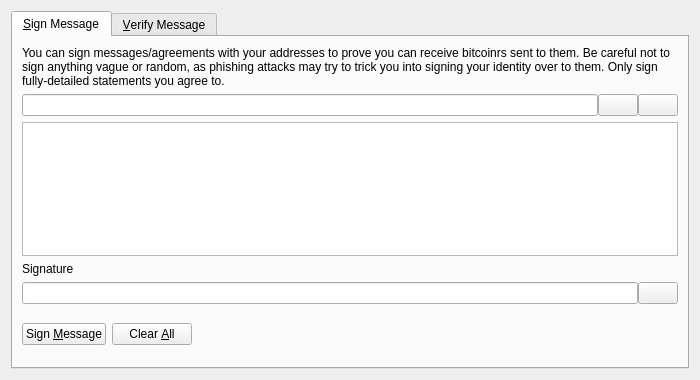
<?xml version="1.0" encoding="UTF-8"?>
<ui version="4.0">
 <class>SignVerifyMessageDialog</class>
 <widget class="QDialog" name="SignVerifyMessageDialog">
  <property name="geometry">
   <rect>
    <x>0</x>
    <y>0</y>
    <width>700</width>
    <height>380</height>
   </rect>
  </property>
  <property name="windowTitle">
   <string>Signatures - Sign / Verify a Message</string>
  </property>
  <property name="modal">
   <bool>true</bool>
  </property>
  <layout class="QVBoxLayout" name="verticalLayout">
   <item>
    <widget class="QTabWidget" name="tabWidget">
     <property name="currentIndex">
      <number>0</number>
     </property>
     <widget class="QWidget" name="tabSignMessage">
      <attribute name="title">
       <string>&amp;Sign Message</string>
      </attribute>
      <layout class="QVBoxLayout" name="verticalLayout_SM">
       <item>
        <widget class="QLabel" name="infoLabel_SM">
         <property name="text">
          <string>You can sign messages/agreements with your addresses to prove you can receive bitcoinrs sent to them. Be careful not to sign anything vague or random, as phishing attacks may try to trick you into signing your identity over to them. Only sign fully-detailed statements you agree to.</string>
         </property>
         <property name="textFormat">
          <enum>Qt::PlainText</enum>
         </property>
         <property name="wordWrap">
          <bool>true</bool>
         </property>
        </widget>
       </item>
       <item>
        <layout class="QHBoxLayout" name="horizontalLayout_1_SM">
         <property name="spacing">
          <number>0</number>
         </property>
         <item>
          <widget class="QValidatedLineEdit" name="addressIn_SM">
           <property name="toolTip">
            <string>The bitcoinR address to sign the message with</string>
           </property>
          </widget>
         </item>
         <item>
          <widget class="QPushButton" name="addressBookButton_SM">
           <property name="toolTip">
            <string>Choose previously used address</string>
           </property>
           <property name="text">
            <string/>
           </property>
           <property name="icon">
            <iconset resource="../bitcoinr.qrc">
             <normaloff>:/icons/address-book</normaloff>:/icons/address-book</iconset>
           </property>
           <property name="shortcut">
            <string>Alt+A</string>
           </property>
           <property name="autoDefault">
            <bool>false</bool>
           </property>
          </widget>
         </item>
         <item>
          <widget class="QPushButton" name="pasteButton_SM">
           <property name="toolTip">
            <string>Paste address from clipboard</string>
           </property>
           <property name="text">
            <string/>
           </property>
           <property name="icon">
            <iconset resource="../bitcoinr.qrc">
             <normaloff>:/icons/editpaste</normaloff>:/icons/editpaste</iconset>
           </property>
           <property name="shortcut">
            <string>Alt+P</string>
           </property>
           <property name="autoDefault">
            <bool>false</bool>
           </property>
          </widget>
         </item>
        </layout>
       </item>
       <item>
        <widget class="QPlainTextEdit" name="messageIn_SM">
         <property name="toolTip">
          <string>Enter the message you want to sign here</string>
         </property>
        </widget>
       </item>
       <item>
        <widget class="QLabel" name="signatureLabel_SM">
         <property name="text">
          <string>Signature</string>
         </property>
         <property name="textFormat">
          <enum>Qt::PlainText</enum>
         </property>
        </widget>
       </item>
       <item>
        <layout class="QHBoxLayout" name="horizontalLayout_2_SM">
         <property name="spacing">
          <number>0</number>
         </property>
         <item>
          <widget class="QLineEdit" name="signatureOut_SM">
           <property name="font">
            <font>
             <italic>true</italic>
            </font>
           </property>
           <property name="readOnly">
            <bool>true</bool>
           </property>
          </widget>
         </item>
         <item>
          <widget class="QPushButton" name="copySignatureButton_SM">
           <property name="toolTip">
            <string>Copy the current signature to the system clipboard</string>
           </property>
           <property name="text">
            <string/>
           </property>
           <property name="icon">
            <iconset resource="../bitcoinr.qrc">
             <normaloff>:/icons/editcopy</normaloff>:/icons/editcopy</iconset>
           </property>
           <property name="autoDefault">
            <bool>false</bool>
           </property>
          </widget>
         </item>
        </layout>
       </item>
       <item>
        <layout class="QHBoxLayout" name="horizontalLayout_3_SM">
         <item>
          <widget class="QPushButton" name="signMessageButton_SM">
           <property name="toolTip">
            <string>Sign the message to prove you own this bitcoinR address</string>
           </property>
           <property name="text">
            <string>Sign &amp;Message</string>
           </property>
           <property name="icon">
            <iconset resource="../bitcoinr.qrc">
             <normaloff>:/icons/edit</normaloff>:/icons/edit</iconset>
           </property>
           <property name="autoDefault">
            <bool>false</bool>
           </property>
          </widget>
         </item>
         <item>
          <widget class="QPushButton" name="clearButton_SM">
           <property name="toolTip">
            <string>Reset all sign message fields</string>
           </property>
           <property name="text">
            <string>Clear &amp;All</string>
           </property>
           <property name="icon">
            <iconset resource="../bitcoinr.qrc">
             <normaloff>:/icons/remove</normaloff>:/icons/remove</iconset>
           </property>
           <property name="autoDefault">
            <bool>false</bool>
           </property>
          </widget>
         </item>
         <item>
          <spacer name="horizontalSpacer_1_SM">
           <property name="orientation">
            <enum>Qt::Horizontal</enum>
           </property>
           <property name="sizeHint" stdset="0">
            <size>
             <width>40</width>
             <height>48</height>
            </size>
           </property>
          </spacer>
         </item>
         <item>
          <widget class="QLabel" name="statusLabel_SM">
           <property name="font">
            <font>
             <weight>75</weight>
             <bold>true</bold>
            </font>
           </property>
           <property name="text">
            <string/>
           </property>
           <property name="wordWrap">
            <bool>true</bool>
           </property>
          </widget>
         </item>
         <item>
          <spacer name="horizontalSpacer_2_SM">
           <property name="orientation">
            <enum>Qt::Horizontal</enum>
           </property>
           <property name="sizeHint" stdset="0">
            <size>
             <width>40</width>
             <height>48</height>
            </size>
           </property>
          </spacer>
         </item>
        </layout>
       </item>
      </layout>
     </widget>
     <widget class="QWidget" name="tabVerifyMessage">
      <attribute name="title">
       <string>&amp;Verify Message</string>
      </attribute>
      <layout class="QVBoxLayout" name="verticalLayout_VM">
       <item>
        <widget class="QLabel" name="infoLabel_VM">
         <property name="text">
          <string>Enter the receiver's address, message (ensure you copy line breaks, spaces, tabs, etc. exactly) and signature below to verify the message. Be careful not to read more into the signature than what is in the signed message itself, to avoid being tricked by a man-in-the-middle attack. Note that this only proves the signing party receives with the address, it cannot prove sendership of any transaction!</string>
         </property>
         <property name="textFormat">
          <enum>Qt::PlainText</enum>
         </property>
         <property name="alignment">
          <set>Qt::AlignLeading|Qt::AlignLeft|Qt::AlignTop</set>
         </property>
         <property name="wordWrap">
          <bool>true</bool>
         </property>
        </widget>
       </item>
       <item>
        <layout class="QHBoxLayout" name="horizontalLayout_1_VM">
         <property name="spacing">
          <number>0</number>
         </property>
         <item>
          <widget class="QValidatedLineEdit" name="addressIn_VM">
           <property name="toolTip">
            <string>The bitcoinR address the message was signed with</string>
           </property>
          </widget>
         </item>
         <item>
          <widget class="QPushButton" name="addressBookButton_VM">
           <property name="toolTip">
            <string>Choose previously used address</string>
           </property>
           <property name="text">
            <string/>
           </property>
           <property name="icon">
            <iconset resource="../bitcoinr.qrc">
             <normaloff>:/icons/address-book</normaloff>:/icons/address-book</iconset>
           </property>
           <property name="shortcut">
            <string>Alt+A</string>
           </property>
           <property name="autoDefault">
            <bool>false</bool>
           </property>
          </widget>
         </item>
        </layout>
       </item>
       <item>
        <widget class="QPlainTextEdit" name="messageIn_VM"/>
       </item>
       <item>
        <widget class="QValidatedLineEdit" name="signatureIn_VM"/>
       </item>
       <item>
        <layout class="QHBoxLayout" name="horizontalLayout_2_VM">
         <item>
          <widget class="QPushButton" name="verifyMessageButton_VM">
           <property name="toolTip">
            <string>Verify the message to ensure it was signed with the specified bitcoinR address</string>
           </property>
           <property name="text">
            <string>Verify &amp;Message</string>
           </property>
           <property name="icon">
            <iconset resource="../bitcoinr.qrc">
             <normaloff>:/icons/transaction_0</normaloff>:/icons/transaction_0</iconset>
           </property>
           <property name="autoDefault">
            <bool>false</bool>
           </property>
          </widget>
         </item>
         <item>
          <widget class="QPushButton" name="clearButton_VM">
           <property name="toolTip">
            <string>Reset all verify message fields</string>
           </property>
           <property name="text">
            <string>Clear &amp;All</string>
           </property>
           <property name="icon">
            <iconset resource="../bitcoinr.qrc">
             <normaloff>:/icons/remove</normaloff>:/icons/remove</iconset>
           </property>
           <property name="autoDefault">
            <bool>false</bool>
           </property>
          </widget>
         </item>
         <item>
          <spacer name="horizontalSpacer_1_VM">
           <property name="orientation">
            <enum>Qt::Horizontal</enum>
           </property>
           <property name="sizeHint" stdset="0">
            <size>
             <width>40</width>
             <height>48</height>
            </size>
           </property>
          </spacer>
         </item>
         <item>
          <widget class="QLabel" name="statusLabel_VM">
           <property name="font">
            <font>
             <weight>75</weight>
             <bold>true</bold>
            </font>
           </property>
           <property name="text">
            <string/>
           </property>
           <property name="wordWrap">
            <bool>true</bool>
           </property>
          </widget>
         </item>
         <item>
          <spacer name="horizontalSpacer_2_VM">
           <property name="orientation">
            <enum>Qt::Horizontal</enum>
           </property>
           <property name="sizeHint" stdset="0">
            <size>
             <width>40</width>
             <height>48</height>
            </size>
           </property>
          </spacer>
         </item>
        </layout>
       </item>
      </layout>
     </widget>
    </widget>
   </item>
  </layout>
 </widget>
 <customwidgets>
  <customwidget>
   <class>QValidatedLineEdit</class>
   <extends>QLineEdit</extends>
   <header>qt/qvalidatedlineedit.h</header>
  </customwidget>
 </customwidgets>
 <resources>
  <include location="../bitcoinr.qrc"/>
 </resources>
 <connections/>
</ui>
